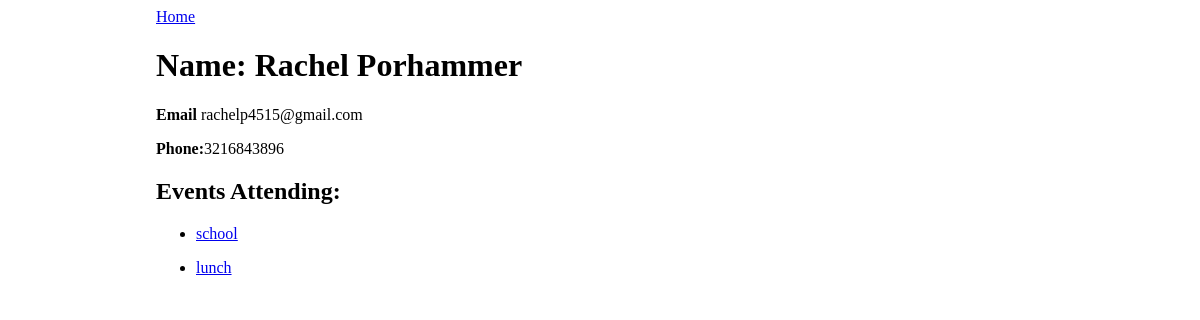
/guest/5, run on the app's committed database.
### events_app/models.py (models this page shows, shortened)
class Guest(db.Model):
    id = db.Column(db.Integer, primary_key=True)
    name = db.Column(db.String(80), nullable=False)
    email = db.Column(db.String(80), nullable=False)
    phone = db.Column(db.String(80), nullable=False)
    events_attending = db.relationship('Event',secondary='guest_event', back_populates='guests')

class Event(db.Model):
    id = db.Column(db.Integer, primary_key=True)
    title = db.Column(db.String(80), nullable=False)
    desc = db.Column(db.String(80), nullable=False)
    date_time = db.Column(db.DateTime(), nullable=False)
    guests = db.relationship('Guest', secondary='guest_event', back_populates='events_attending')

### events_app/routes.py (the view)
@main.route('/guest/<guest_id>')
def guest_detail(guest_id):
    guest = Guest.query.filter_by(id=guest_id).one()
    return render_template('guest_detail.html', guest = guest)

### events_app/templates/guest_detail.html
{% extends 'base.html' %}
{% block content %}
<a href="/">Home</a>
<h1>Name: {{guest.name}}</h1>
<p><strong>Email</strong> {{guest.email}}</p>
<p><strong>Phone:</strong>{{guest.phone}}</p>
<h2>Events Attending:</h2>
{% for event in guest.events_attending %}
<ul>
    <li> <a href="/event/{{event.id}}"> {{event.title}} </a></li>
</ul>
{%endfor%}
{% endblock %}

### events_app/static/style.css (style rules this page uses)
body { display: flex; justify-content: center; }

### data on the page
Guest: name "Rachel Porhammer", email "rachelp4515@gmail.com", phone "3216843896"
Event: title "school"
Event: title "lunch"
